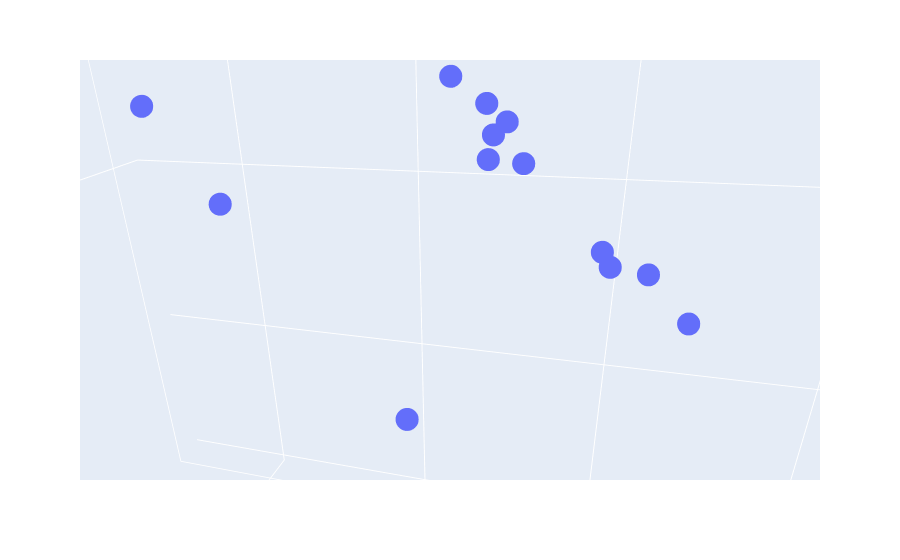

The notebook cell saved with this chart:
### Code cell
px.scatter_3d(
    df, 
    x = df["feature1"],
    y = df["feature2"],
    z = df["target"]
)

### Figure 1 — Plotly figure (JSON) as saved in the notebook; plotly's stock layout.template omitted (floating-point values rounded to 4 significant figures; data arrays with more than 128 entries replaced by an {"elided": "..."} marker saying what was removed)
{"data": [{"hovertemplate": "feature1=%{x}<br>feature2=%{y}<br>target=%{z}<extra></extra>", "legendgroup": "", "marker": {"color": "#636efa", "symbol": "circle"}, "mode": "markers", "name": "", "scene": "scene", "showlegend": false, "type": "scatter3d", "x": {"elided": "150 float values"}, "y": {"elided": "150 float values"}, "z": {"elided": "150 float values"}}], "layout": {"autosize": true, "legend": {"tracegroupgap": 0}, "margin": {"t": 60}, "scene": {"aspectmode": "auto", "aspectratio": {"x": 1, "y": 1, "z": 1}, "camera": {"center": {"x": 0, "y": 0, "z": 0}, "eye": {"x": -0.002324, "y": 0.009873, "z": 0.003787}, "projection": {"type": "perspective"}, "up": {"x": 0, "y": 0, "z": 1}}, "domain": {"x": [0, 1], "y": [0, 1]}, "xaxis": {"title": {"text": "feature1"}, "type": "linear"}, "yaxis": {"title": {"text": "feature2"}, "type": "linear"}, "zaxis": {"title": {"text": "target"}, "type": "linear"}}}}
